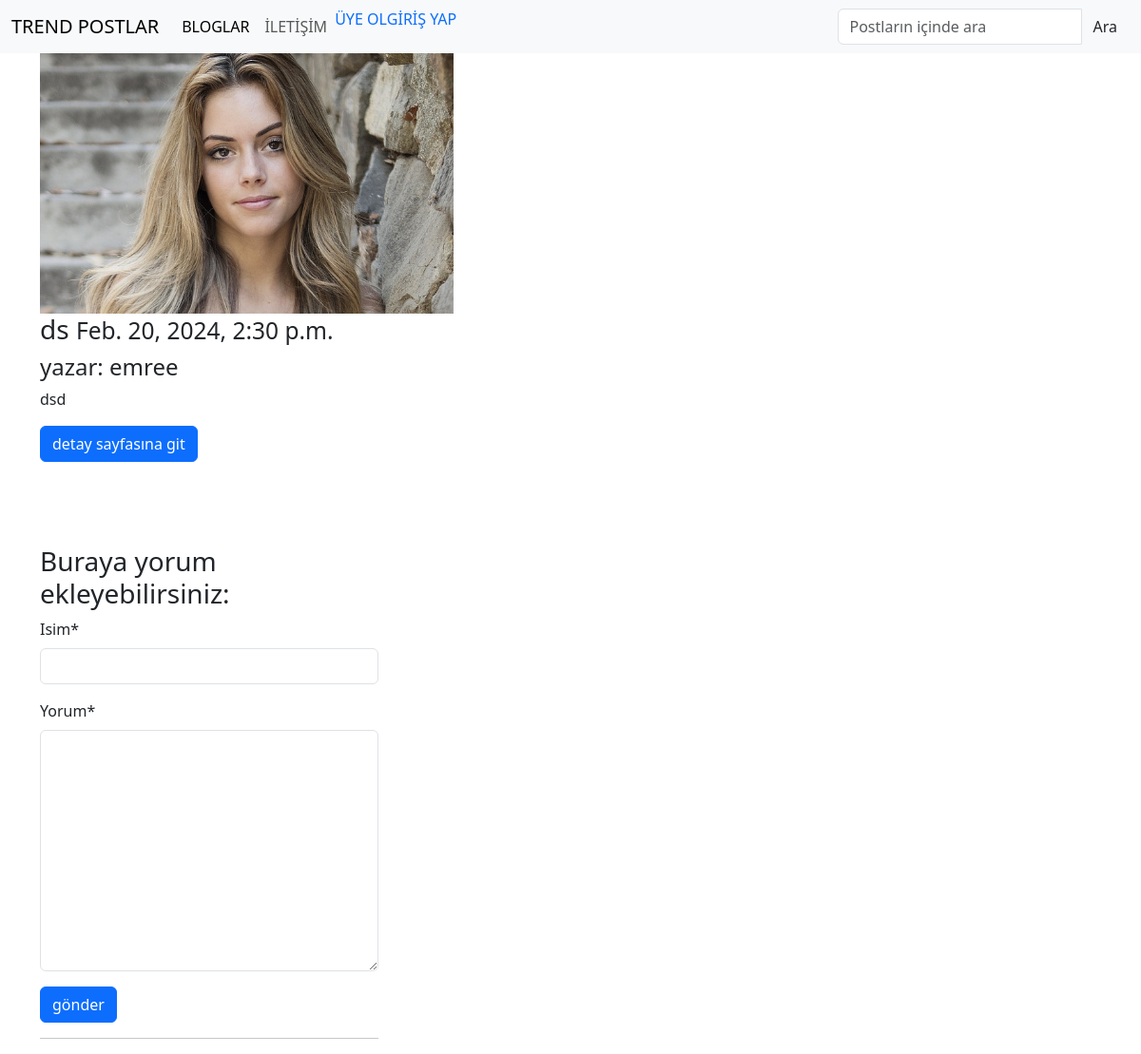
Page /post/ds-1/ on the committed database.
### post/models.py (models this page shows, shortened)
class Post(models.Model):
    user = models.ForeignKey('auth.User', verbose_name='yazar', related_name='posts', on_delete=models.CASCADE)
    title=models.CharField(max_length=120,verbose_name='Başlık')
    content=models.TextField(verbose_name='içerik')
    publishing_date=models.DateTimeField(verbose_name='Yayınlanma tarihi',auto_now_add=True)
    slug = models.SlugField(unique=True, editable=False, max_length=130)
    views_count = models.IntegerField(default=0)
    image = models.ImageField(null=True, blank=True)
    def get_unique_slug(self):
        slug=slugify(self.title.replace('ı','i'))
        unique_slug=slug
        counter=1
        while Post.objects.filter(slug=unique_slug).exists():
            unique_slug='{}-{}'.format(slug,counter)
            counter+=1
        return unique_slug
    def save(self,*args,**kwargs):
        self.slug = self.get_unique_slug()
        return super(Post,self).save(*args,**kwargs)
    class Meta:
        ordering=['-publishing_date']

### post/views.py (the view)
# urls.py: path('<slug:slug>/', views.post_detail,name='detail'),# arama motorunda ip/post/id(rakam olacak) girildiğinde girilen id' ye ait postun detay sayfasına gider cunku her post primary key olarak id alıyo
def post_detail(request, slug):
    post=get_object_or_404(Post, slug=slug)
    post.views_count += 1
    post.save()
    form=CommentForm(request.POST or None  )
    if form.is_valid():
        comment=form.save(commit=False)
        comment.post = post
        comment.save()
        return HttpResponseRedirect(post.get_absolute_url())
    context={
        'post':post,
        'form':form
    }
    return render(request,'post/detail.html',context)

### post/forms.py
class CommentForm(forms.ModelForm):
    class Meta:
        model=Comment
        fields=[
            'name',
            'content',
        ]

### templates/post/detail.html (shortened to what this page needs)
            {% extends 'base.html'%}
            {% block body%}
            <div class="container">
                <div class="row">
                    <div class="col-sm-6 col-md-4">
                        <div class="thumbnail">
                                    {% if post.image %}
                                        <img src="{{ post.image.url }}" class="img-responsive">
                                    {% endif %}
                            <div class="caption">
                                <h3>{{ post.title }} <small>{{ post.publishing_date}}</small></h3>
                                {% if post.user %}
                                        {% if post.user.get_full_name %}
                                            <h4>yazar: {{ post.user.get_full_name }}</h4>
                                        {% else %}
                                            <h4>yazar: {{ post.user.username }}</h4>
                                        {% endif %}
                                    {% else %}
                                        <h4>yazar: Bilinmeyen yazar</h4>
                                    {% endif %}
                                <p>{{ post.content}}</p>
                                <p><a href="{% url 'post:detail' slug=post.slug %}" class="btn btn-primary" role="button">detay sayfasına git</a></p>
                            </div>
                        </div>
                        <br><br><br>
                      <h3>Buraya yorum ekleyebilirsiniz:</h3>
                      {% include 'post/comment.html' %}
                      <hr>
                    </div>
                </div>
            </div>
            {% endblock %}

### templates/base.html (style rules this page uses)
body { background-color: #3d7541; }

### rows in the picture
Post: image (picture), title "ds", publishing_date "Feb. 20, 2024, 2:30 p.m.", user.username "emree", content "dsd"
